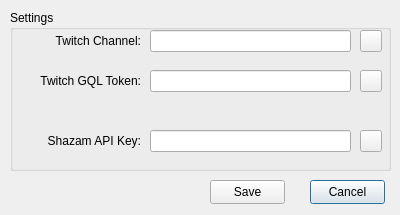
<?xml version="1.0" encoding="UTF-8"?>
<ui version="4.0">
 <class>SettingsDialog</class>
 <widget class="QDialog" name="SettingsDialog">
  <property name="geometry">
   <rect>
    <x>0</x>
    <y>0</y>
    <width>400</width>
    <height>215</height>
   </rect>
  </property>
  <property name="windowTitle">
   <string>Settings</string>
  </property>
  <widget class="QGroupBox" name="groupBox">
   <property name="geometry">
    <rect>
     <x>10</x>
     <y>10</y>
     <width>381</width>
     <height>161</height>
    </rect>
   </property>
   <property name="title">
    <string>Settings</string>
   </property>
   <widget class="QLineEdit" name="shazam_api_line_edit">
    <property name="geometry">
     <rect>
      <x>140</x>
      <y>120</y>
      <width>201</width>
      <height>22</height>
     </rect>
    </property>
    <property name="text">
     <string/>
    </property>
   </widget>
   <widget class="QLabel" name="label_3">
    <property name="geometry">
     <rect>
      <x>20</x>
      <y>120</y>
      <width>111</width>
      <height>21</height>
     </rect>
    </property>
    <property name="text">
     <string>Shazam API Key:</string>
    </property>
    <property name="alignment">
     <set>Qt::AlignRight|Qt::AlignTrailing|Qt::AlignVCenter</set>
    </property>
   </widget>
   <widget class="QLineEdit" name="channel_line_edit">
    <property name="geometry">
     <rect>
      <x>140</x>
      <y>20</y>
      <width>201</width>
      <height>22</height>
     </rect>
    </property>
   </widget>
   <widget class="QLabel" name="label_2">
    <property name="geometry">
     <rect>
      <x>20</x>
      <y>60</y>
      <width>111</width>
      <height>21</height>
     </rect>
    </property>
    <property name="text">
     <string>Twitch GQL Token:</string>
    </property>
    <property name="alignment">
     <set>Qt::AlignRight|Qt::AlignTrailing|Qt::AlignVCenter</set>
    </property>
   </widget>
   <widget class="QLabel" name="label">
    <property name="geometry">
     <rect>
      <x>20</x>
      <y>20</y>
      <width>111</width>
      <height>21</height>
     </rect>
    </property>
    <property name="text">
     <string>Twitch Channel:</string>
    </property>
    <property name="alignment">
     <set>Qt::AlignRight|Qt::AlignTrailing|Qt::AlignVCenter</set>
    </property>
   </widget>
   <widget class="QLineEdit" name="twitch_token_line_edit">
    <property name="geometry">
     <rect>
      <x>140</x>
      <y>60</y>
      <width>201</width>
      <height>22</height>
     </rect>
    </property>
    <property name="text">
     <string/>
    </property>
   </widget>
   <widget class="QToolButton" name="channel_help_button">
    <property name="geometry">
     <rect>
      <x>350</x>
      <y>20</y>
      <width>22</width>
      <height>22</height>
     </rect>
    </property>
    <property name="text">
     <string/>
    </property>
    <property name="icon">
     <iconset resource="../../Resources.qrc">
      <normaloff>:/resources/files/icons/help-circle.svg</normaloff>:/resources/files/icons/help-circle.svg</iconset>
    </property>
   </widget>
   <widget class="QToolButton" name="token_help_button">
    <property name="geometry">
     <rect>
      <x>350</x>
      <y>60</y>
      <width>22</width>
      <height>22</height>
     </rect>
    </property>
    <property name="text">
     <string/>
    </property>
    <property name="icon">
     <iconset resource="../../Resources.qrc">
      <normaloff>:/resources/files/icons/help-circle.svg</normaloff>:/resources/files/icons/help-circle.svg</iconset>
    </property>
   </widget>
   <widget class="QToolButton" name="shazam_help_button">
    <property name="geometry">
     <rect>
      <x>350</x>
      <y>120</y>
      <width>22</width>
      <height>22</height>
     </rect>
    </property>
    <property name="text">
     <string/>
    </property>
    <property name="icon">
     <iconset resource="../../Resources.qrc">
      <normaloff>:/resources/files/icons/help-circle.svg</normaloff>:/resources/files/icons/help-circle.svg</iconset>
    </property>
   </widget>
  </widget>
  <widget class="QPushButton" name="cancel_button">
   <property name="geometry">
    <rect>
     <x>310</x>
     <y>180</y>
     <width>75</width>
     <height>24</height>
    </rect>
   </property>
   <property name="text">
    <string>Cancel</string>
   </property>
  </widget>
  <widget class="QPushButton" name="save_button">
   <property name="geometry">
    <rect>
     <x>210</x>
     <y>180</y>
     <width>75</width>
     <height>24</height>
    </rect>
   </property>
   <property name="text">
    <string>Save</string>
   </property>
  </widget>
 </widget>
 <resources>
  <include location="../../Resources.qrc"/>
 </resources>
 <connections/>
</ui>
